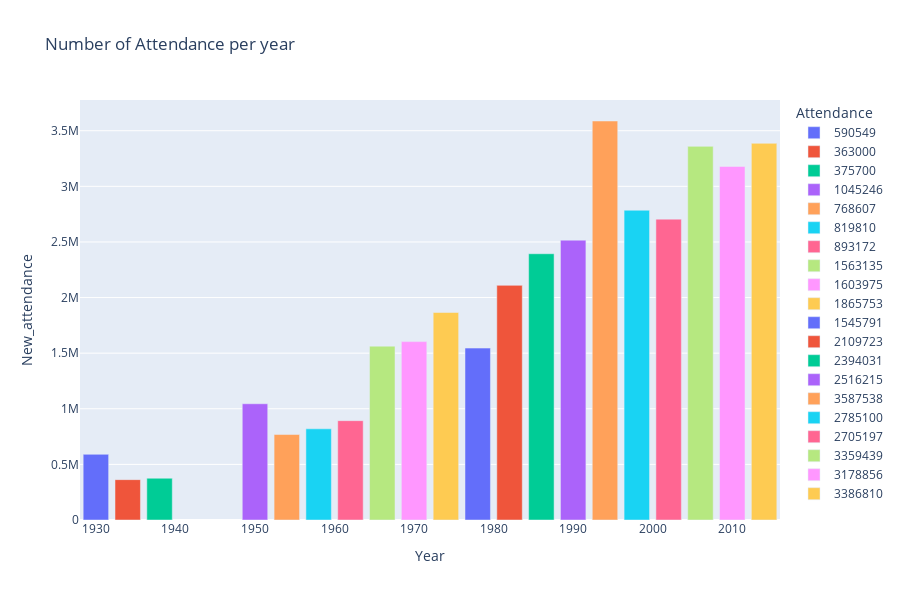

Notebook source saved alongside this figure:
### Code cell
fig = px.bar(winners, x="Year", y="New_attendance",color='Attendance',hover_data=['Country', 'Winner'], 
             color_continuous_scale=px.colors.sequential.Viridis,
             labels={'Goals':'Goals'}, height=600, title="Number of Attendance per year")
fig.show()

### Figure 1 — Plotly figure (JSON) as saved in the notebook; plotly's stock layout.template omitted (floating-point values rounded to 4 significant figures)
{"data": [{"alignmentgroup": "True", "customdata": [["Uruguay", "Uruguay"]], "hovertemplate": "Attendance=590549<br>Year=%{x}<br>New_attendance=%{y}<br>Country=%{customdata[0]}<br>Winner=%{customdata[1]}<extra></extra>", "legendgroup": "590549", "marker": {"color": "#636efa"}, "name": "590549", "offsetgroup": "590549", "orientation": "v", "showlegend": true, "textposition": "auto", "type": "bar", "x": [1930], "xaxis": "x", "y": [590549], "yaxis": "y"}, {"alignmentgroup": "True", "customdata": [["Italy", "Italy"]], "hovertemplate": "Attendance=363000<br>Year=%{x}<br>New_attendance=%{y}<br>Country=%{customdata[0]}<br>Winner=%{customdata[1]}<extra></extra>", "legendgroup": "363000", "marker": {"color": "#EF553B"}, "name": "363000", "offsetgroup": "363000", "orientation": "v", "showlegend": true, "textposition": "auto", "type": "bar", "x": [1934], "xaxis": "x", "y": [363000], "yaxis": "y"}, {"alignmentgroup": "True", "customdata": [["France", "Italy"]], "hovertemplate": "Attendance=375700<br>Year=%{x}<br>New_attendance=%{y}<br>Country=%{customdata[0]}<br>Winner=%{customdata[1]}<extra></extra>", "legendgroup": "375700", "marker": {"color": "#00cc96"}, "name": "375700", "offsetgroup": "375700", "orientation": "v", "showlegend": true, "textposition": "auto", "type": "bar", "x": [1938], "xaxis": "x", "y": [375700], "yaxis": "y"}, {"alignmentgroup": "True", "customdata": [["Brazil", "Uruguay"]], "hovertemplate": "Attendance=1045246<br>Year=%{x}<br>New_attendance=%{y}<br>Country=%{customdata[0]}<br>Winner=%{customdata[1]}<extra></extra>", "legendgroup": "1045246", "marker": {"color": "#ab63fa"}, "name": "1045246", "offsetgroup": "1045246", "orientation": "v", "showlegend": true, "textposition": "auto", "type": "bar", "x": [1950], "xaxis": "x", "y": [1045246], "yaxis": "y"}, {"alignmentgroup": "True", "customdata": [["Switzerland", "Germany FR"]], "hovertemplate": "Attendance=768607<br>Year=%{x}<br>New_attendance=%{y}<br>Country=%{customdata[0]}<br>Winner=%{customdata[1]}<extra></extra>", "legendgroup": "768607", "marker": {"color": "#FFA15A"}, "name": "768607", "offsetgroup": "768607", "orientation": "v", "showlegend": true, "textposition": "auto", "type": "bar", "x": [1954], "xaxis": "x", "y": [768607], "yaxis": "y"}, {"alignmentgroup": "True", "customdata": [["Sweden", "Brazil"]], "hovertemplate": "Attendance=819810<br>Year=%{x}<br>New_attendance=%{y}<br>Country=%{customdata[0]}<br>Winner=%{customdata[1]}<extra></extra>", "legendgroup": "819810", "marker": {"color": "#19d3f3"}, "name": "819810", "offsetgroup": "819810", "orientation": "v", "showlegend": true, "textposition": "auto", "type": "bar", "x": [1958], "xaxis": "x", "y": [819810], "yaxis": "y"}, {"alignmentgroup": "True", "customdata": [["Chile", "Brazil"]], "hovertemplate": "Attendance=893172<br>Year=%{x}<br>New_attendance=%{y}<br>Country=%{customdata[0]}<br>Winner=%{customdata[1]}<extra></extra>", "legendgroup": "893172", "marker": {"color": "#FF6692"}, "name": "893172", "offsetgroup": "893172", "orientation": "v", "showlegend": true, "textposition": "auto", "type": "bar", "x": [1962], "xaxis": "x", "y": [893172], "yaxis": "y"}, {"alignmentgroup": "True", "customdata": [["England", "England"]], "hovertemplate": "Attendance=1563135<br>Year=%{x}<br>New_attendance=%{y}<br>Country=%{customdata[0]}<br>Winner=%{customdata[1]}<extra></extra>", "legendgroup": "1563135", "marker": {"color": "#B6E880"}, "name": "1563135", "offsetgroup": "1563135", "orientation": "v", "showlegend": true, "textposition": "auto", "type": "bar", "x": [1966], "xaxis": "x", "y": [1563135], "yaxis": "y"}, {"alignmentgroup": "True", "customdata": [["Mexico", "Brazil"]], "hovertemplate": "Attendance=1603975<br>Year=%{x}<br>New_attendance=%{y}<br>Country=%{customdata[0]}<br>Winner=%{customdata[1]}<extra></extra>", "legendgroup": "1603975", "marker": {"color": "#FF97FF"}, "name": "1603975", "offsetgroup": "1603975", "orientation": "v", "showlegend": true, "textposition": "auto", "type": "bar", "x": [1970], "xaxis": "x", "y": [1603975], "yaxis": "y"}, {"alignmentgroup": "True", "customdata": [["Germany", "Germany FR"]], "hovertemplate": "Attendance=1865753<br>Year=%{x}<br>New_attendance=%{y}<br>Country=%{customdata[0]}<br>Winner=%{customdata[1]}<extra></extra>", "legendgroup": "1865753", "marker": {"color": "#FECB52"}, "name": "1865753", "offsetgroup": "1865753", "orientation": "v", "showlegend": true, "textposition": "auto", "type": "bar", "x": [1974], "xaxis": "x", "y": [1865753], "yaxis": "y"}, {"alignmentgroup": "True", "customdata": [["Argentina", "Argentina"]], "hovertemplate": "Attendance=1545791<br>Year=%{x}<br>New_attendance=%{y}<br>Country=%{customdata[0]}<br>Winner=%{customdata[1]}<extra></extra>", "legendgroup": "1545791", "marker": {"color": "#636efa"}, "name": "1545791", "offsetgroup": "1545791", "orientation": "v", "showlegend": true, "textposition": "auto", "type": "bar", "x": [1978], "xaxis": "x", "y": [1545791], "yaxis": "y"}, {"alignmentgroup": "True", "customdata": [["Spain", "Italy"]], "hovertemplate": "Attendance=2109723<br>Year=%{x}<br>New_attendance=%{y}<br>Country=%{customdata[0]}<br>Winner=%{customdata[1]}<extra></extra>", "legendgroup": "2109723", "marker": {"color": "#EF553B"}, "name": "2109723", "offsetgroup": "2109723", "orientation": "v", "showlegend": true, "textposition": "auto", "type": "bar", "x": [1982], "xaxis": "x", "y": [2109723], "yaxis": "y"}, {"alignmentgroup": "True", "customdata": [["Mexico", "Argentina"]], "hovertemplate": "Attendance=2394031<br>Year=%{x}<br>New_attendance=%{y}<br>Country=%{customdata[0]}<br>Winner=%{customdata[1]}<extra></extra>", "legendgroup": "2394031", "marker": {"color": "#00cc96"}, "name": "2394031", "offsetgroup": "2394031", "orientation": "v", "showlegend": true, "textposition": "auto", "type": "bar", "x": [1986], "xaxis": "x", "y": [2394031], "yaxis": "y"}, {"alignmentgroup": "True", "customdata": [["Italy", "Germany FR"]], "hovertemplate": "Attendance=2516215<br>Year=%{x}<br>New_attendance=%{y}<br>Country=%{customdata[0]}<br>Winner=%{customdata[1]}<extra></extra>", "legendgroup": "2516215", "marker": {"color": "#ab63fa"}, "name": "2516215", "offsetgroup": "2516215", "orientation": "v", "showlegend": true, "textposition": "auto", "type": "bar", "x": [1990], "xaxis": "x", "y": [2516215], "yaxis": "y"}, {"alignmentgroup": "True", "customdata": [["USA", "Brazil"]], "hovertemplate": "Attendance=3587538<br>Year=%{x}<br>New_attendance=%{y}<br>Country=%{customdata[0]}<br>Winner=%{customdata[1]}<extra></extra>", "legendgroup": "3587538", "marker": {"color": "#FFA15A"}, "name": "3587538", "offsetgroup": "3587538", "orientation": "v", "showlegend": true, "textposition": "auto", "type": "bar", "x": [1994], "xaxis": "x", "y": [3587538], "yaxis": "y"}, {"alignmentgroup": "True", "customdata": [["France", "France"]], "hovertemplate": "Attendance=2785100<br>Year=%{x}<br>New_attendance=%{y}<br>Country=%{customdata[0]}<br>Winner=%{customdata[1]}<extra></extra>", "legendgroup": "2785100", "marker": {"color": "#19d3f3"}, "name": "2785100", "offsetgroup": "2785100", "orientation": "v", "showlegend": true, "textposition": "auto", "type": "bar", "x": [1998], "xaxis": "x", "y": [2785100], "yaxis": "y"}, {"alignmentgroup": "True", "customdata": [["Korea/Japan", "Brazil"]], "hovertemplate": "Attendance=2705197<br>Year=%{x}<br>New_attendance=%{y}<br>Country=%{customdata[0]}<br>Winner=%{customdata[1]}<extra></extra>", "legendgroup": "2705197", "marker": {"color": "#FF6692"}, "name": "2705197", "offsetgroup": "2705197", "orientation": "v", "showlegend": true, "textposition": "auto", "type": "bar", "x": [2002], "xaxis": "x", "y": [2705197], "yaxis": "y"}, {"alignmentgroup": "True", "customdata": [["Germany", "Italy"]], "hovertemplate": "Attendance=3359439<br>Year=%{x}<br>New_attendance=%{y}<br>Country=%{customdata[0]}<br>Winner=%{customdata[1]}<extra></extra>", "legendgroup": "3359439", "marker": {"color": "#B6E880"}, "name": "3359439", "offsetgroup": "3359439", "orientation": "v", "showlegend": true, "textposition": "auto", "type": "bar", "x": [2006], "xaxis": "x", "y": [3359439], "yaxis": "y"}, {"alignmentgroup": "True", "customdata": [["South Africa", "Spain"]], "hovertemplate": "Attendance=3178856<br>Year=%{x}<br>New_attendance=%{y}<br>Country=%{customdata[0]}<br>Winner=%{customdata[1]}<extra></extra>", "legendgroup": "3178856", "marker": {"color": "#FF97FF"}, "name": "3178856", "offsetgroup": "3178856", "orientation": "v", "showlegend": true, "textposition": "auto", "type": "bar", "x": [2010], "xaxis": "x", "y": [3178856], "yaxis": "y"}, {"alignmentgroup": "True", "customdata": [["Brazil", "Germany"]], "hovertemplate": "Attendance=3386810<br>Year=%{x}<br>New_attendance=%{y}<br>Country=%{customdata[0]}<br>Winner=%{customdata[1]}<extra></extra>", "legendgroup": "3386810", "marker": {"color": "#FECB52"}, "name": "3386810", "offsetgroup": "3386810", "orientation": "v", "showlegend": true, "textposition": "auto", "type": "bar", "x": [2014], "xaxis": "x", "y": [3386810], "yaxis": "y"}], "layout": {"barmode": "relative", "height": 600, "legend": {"title": {"text": "Attendance"}, "tracegroupgap": 0}, "title": {"text": "Number of Attendance per year"}, "xaxis": {"anchor": "y", "domain": [0, 1], "title": {"text": "Year"}}, "yaxis": {"anchor": "x", "domain": [0, 1], "title": {"text": "New_attendance"}}}}
